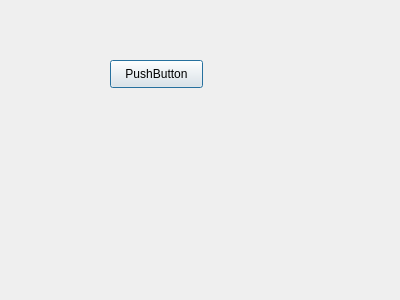
<?xml version="1.0" encoding="UTF-8"?>
<ui version="4.0">
 <class>Dialog</class>
 <widget class="QDialog" name="Dialog">
  <property name="geometry">
   <rect>
    <x>0</x>
    <y>0</y>
    <width>400</width>
    <height>300</height>
   </rect>
  </property>
  <property name="windowTitle">
   <string>Dialog</string>
  </property>
  <widget class="QPushButton" name="activateFunc">
   <property name="geometry">
    <rect>
     <x>110</x>
     <y>60</y>
     <width>93</width>
     <height>28</height>
    </rect>
   </property>
   <property name="text">
    <string>PushButton</string>
   </property>
  </widget>
 </widget>
 <resources/>
 <connections/>
</ui>
